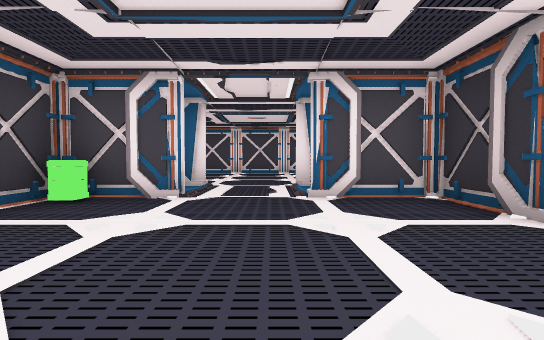
View 1 (above)

20 first-person views from a walk through a 3-D level made in the Unity game engine. The camera is 1.2 m above the floor, tilts 2° down and sees 85° across. Doors are open. The floor is counted in squares, 2 m on a side. Each view is taken from the middle of a square. On the plan, view 1 faces up. The plan holds only what a view shows up to about 9 squares ahead; the rest is blank. The place goes on beyond the plan. The player is left out. Some animated figures are left out. Some surface patterns are stand-ins.

View 2
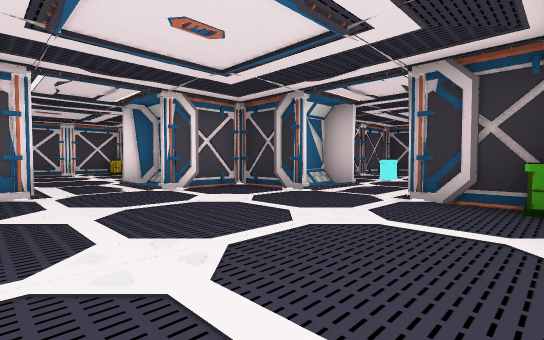

View 3
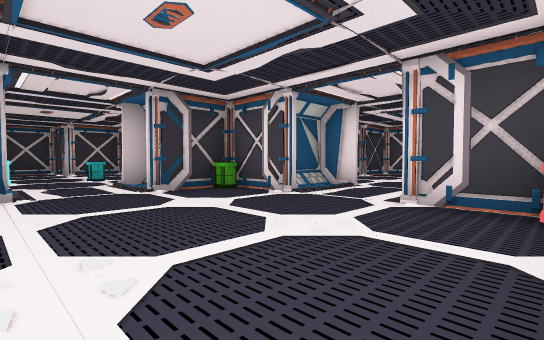

View 4
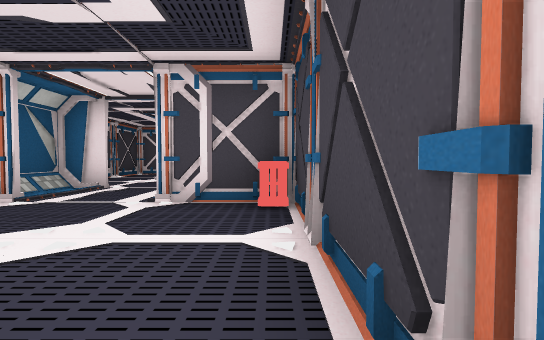

View 5
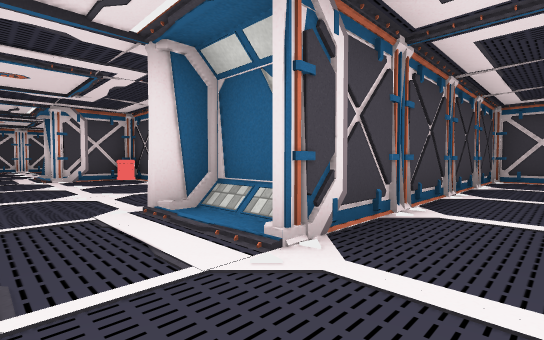

View 6
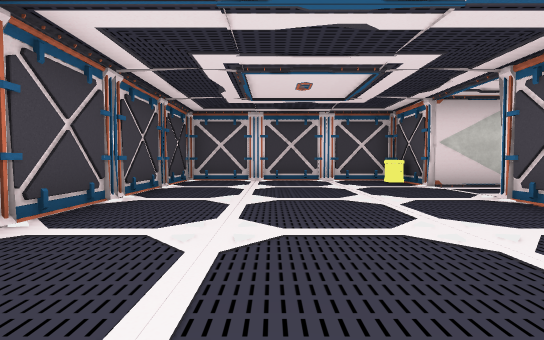

View 7
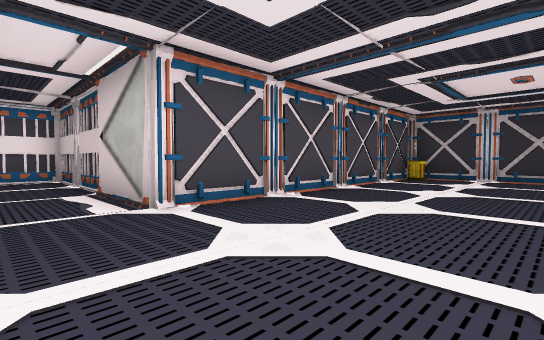

View 8
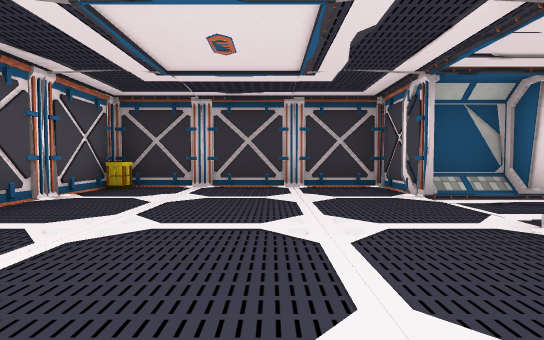

View 9
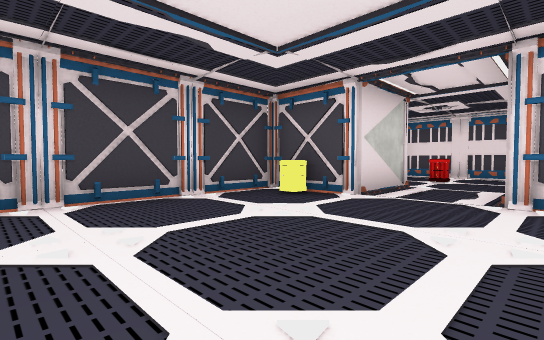

View 10
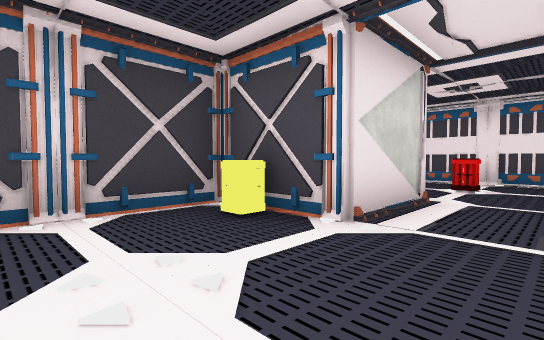

View 11
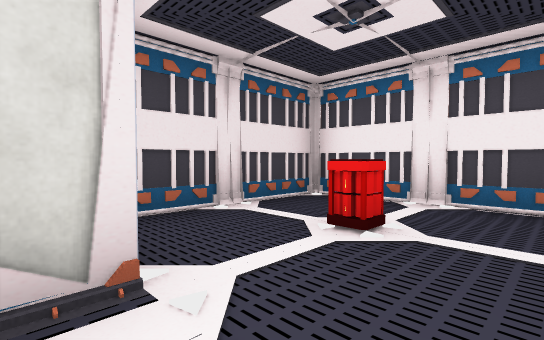

View 12
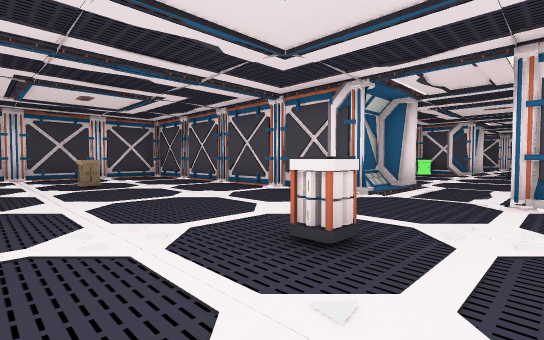

View 13
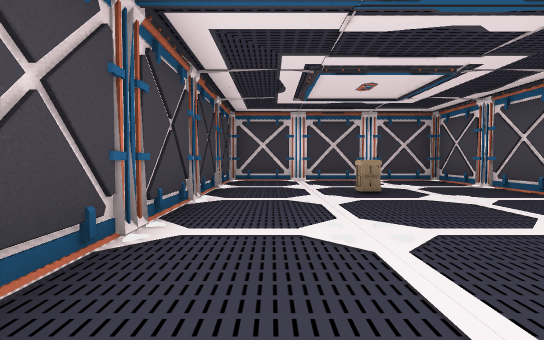

View 14
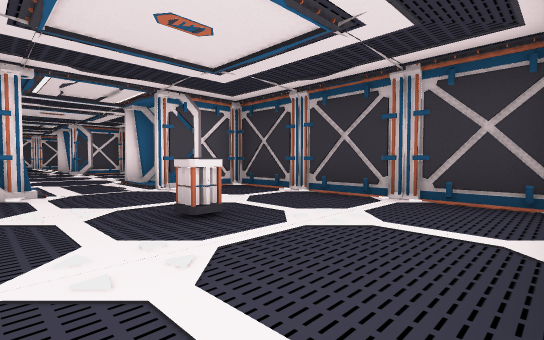

View 15
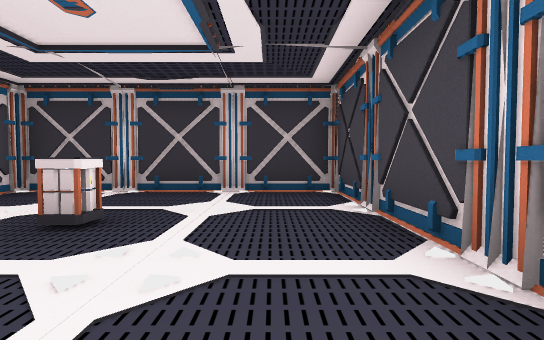

View 16
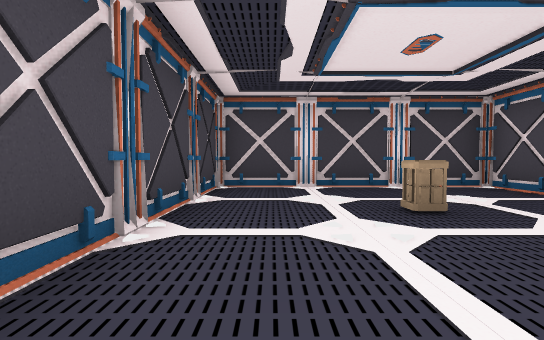

View 17
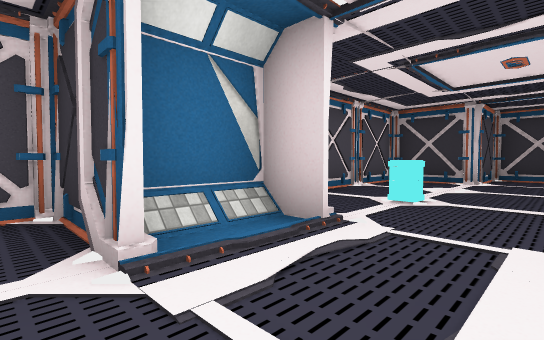

View 18
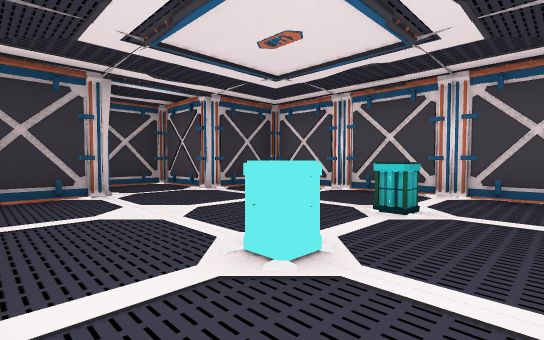

View 19
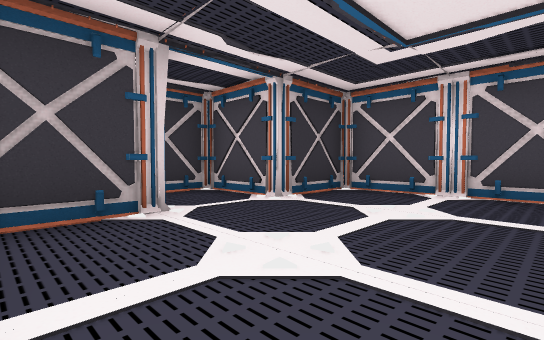

View 20
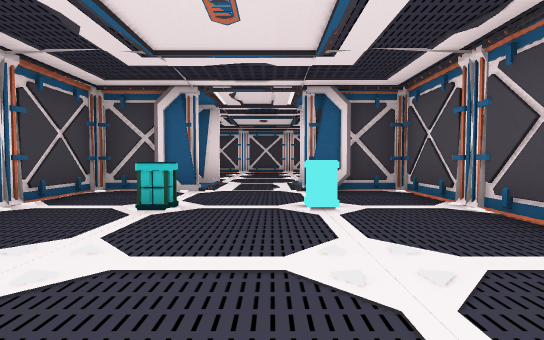

### Floor plan
Ten units are one square. View 1 is at (0, 0); x grows to the right and y downward. Boxes are objects, and circles mark ways between rooms. Rooms are numbered by the first view taken in them; rooms with no view inside come last. Other rooms are left out.
<svg viewBox="-101 -188 227 286">
<path fill="none" stroke="#000" d="M25 -26 25 -44 23 -46 5 -46M-14 -46 -33 -46 -33 13 -12 13M27 -8 27 -1M6 13 25 13 25 -8M-36 -1 -30 7M43 -34 29 -34M43 0 43 -6M-46 -123 -50 -126M-32 -67 -28 -64M-75 -125 -94 -125 -94 -66 -14 -66M-79 -126 -84 -122M-93 -115 -95 -112 -92 -109M5 -66 25 -66 25 -125 -55 -125M-91 -125 -95 -121M-93 -122 -96 -118M-75 -146 -75 -125M-55 -125 -55 -183 -92 -183 -92 -151M-14 34 -94 34 -94 92 25 92 25 34 5 34M-51 90 -47 93M-11 93 -7 90M-3 93 1 90M-63 89 -59 92M5 32 15 32M13 35 13 13 6 13M-12 13 -22 13 -22 21M22 87 27 80M25 88 23 84M75 15 80 11 84 15M62 11 66 14M105 -25 101 -28M104 -31 101 -35M55 10 59 13M83 -46 44 -46 44 -25M44 -6 44 13 102 13 102 -5 104 -6 121 -6 121 -25 102 -25 102 -46 84 -46M71 -46 67 -43M-14 -65 -22 -65 -22 -47 -14 -47M6 -47 13 -47 13 -65 5 -65"/>
<rect x="-35" y="5" width="10" height="10" fill="#bbb"><title>other object</title></rect>
<rect x="-35" y="-45" width="10" height="10" fill="#bbb"><title>other object</title></rect>
<rect x="-95" y="-125" width="10" height="10" fill="#bbb"><title>other object</title></rect>
<rect x="15" y="-125" width="10" height="10" fill="#bbb"><title>other object</title></rect>
<rect x="-75" y="-165" width="10" height="10" fill="#bbb"><title>other object</title></rect>
<rect x="-65" y="55" width="10" height="10" fill="#bbb"><title>other object</title></rect>
<rect x="-5" y="55" width="10" height="10" fill="#bbb"><title>other object</title></rect>
<rect x="55" y="-15" width="10" height="10" fill="#bbb"><title>other object</title></rect>
<rect x="55" y="-35" width="10" height="10" fill="#bbb"><title>other object</title></rect>
<circle cx="-5" cy="10" r="3" fill="#2a7"/>
<circle cx="40" cy="-15" r="3" fill="#2a7"/>
<circle cx="-5" cy="-50" r="3" fill="#2a7"/>
<circle cx="-65" cy="-130" r="3" fill="#2a7"/>
<circle cx="-5" cy="-70" r="3" fill="#2a7"/>
<text x="0" y="-20">1</text>
<text x="-40" y="-100">2</text>
<text x="-70" y="-160">3</text>
<text x="-30" y="60">4</text>
<text x="80" y="-10">5</text>
<text x="-10" y="-60">6</text>
</svg>
Room 1 opens to room 4. Room 1 opens to room 5. Room 1 opens to room 6. Room 2 opens to room 3. Room 2 opens to room 6.

Where each view was taken, in squares from view 1:
view 1: 0 up, 0 right, facing up
view 2: 1 down, 2 left, facing up-right
view 3: 3 up, 3 left, facing down-right
view 4: 3 up, 3 left, facing down
view 5: 8 up, 0 right, facing down-left
view 6: 9 up, 1 left, facing left
view 7: 9 up, 7 left, facing up-right
view 8: 9 up, 4 left, facing right
view 9: 8 up, 5 left, facing up-left
view 10: 10 up, 6 left, facing up-left
view 11: 14 up, 6 left, facing up-left
view 12: 8 down, 1 right, facing up-left
view 13: 8 down, 1 left, facing left
view 14: 9 down, 2 left, facing up-right
view 15: 8 down, 3 left, facing right
view 16: 8 down, 3 left, facing left
view 17: 1 up, 2 right, facing up-right
view 18: 4 up, 5 right, facing down-right
view 19: 4 up, 7 right, facing down-right
view 20: 2 up, 10 right, facing left
